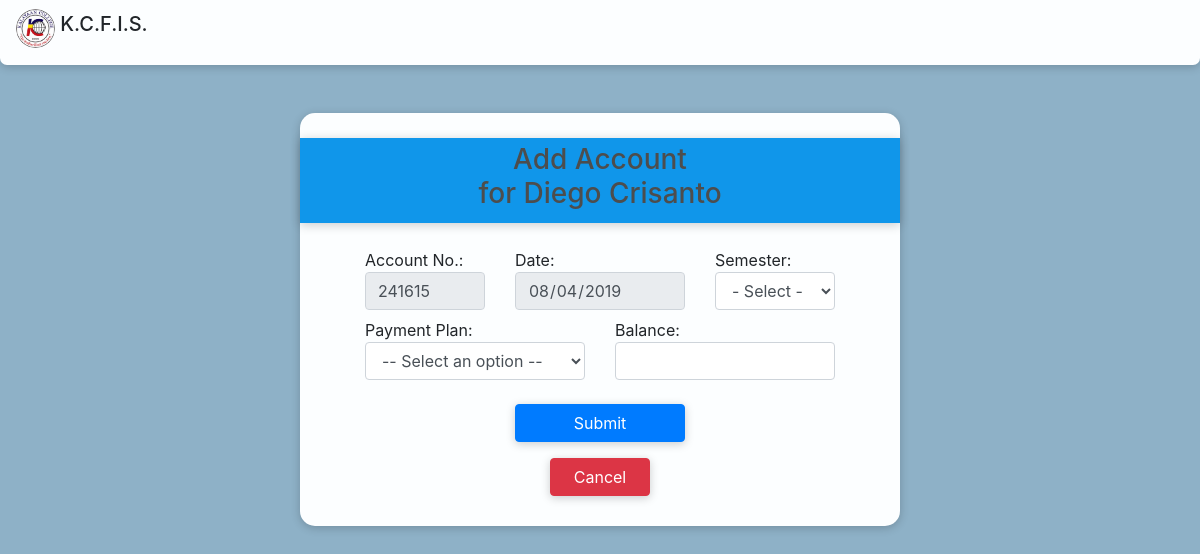
The app's page /add_student_acct.php?studid=8, older data.
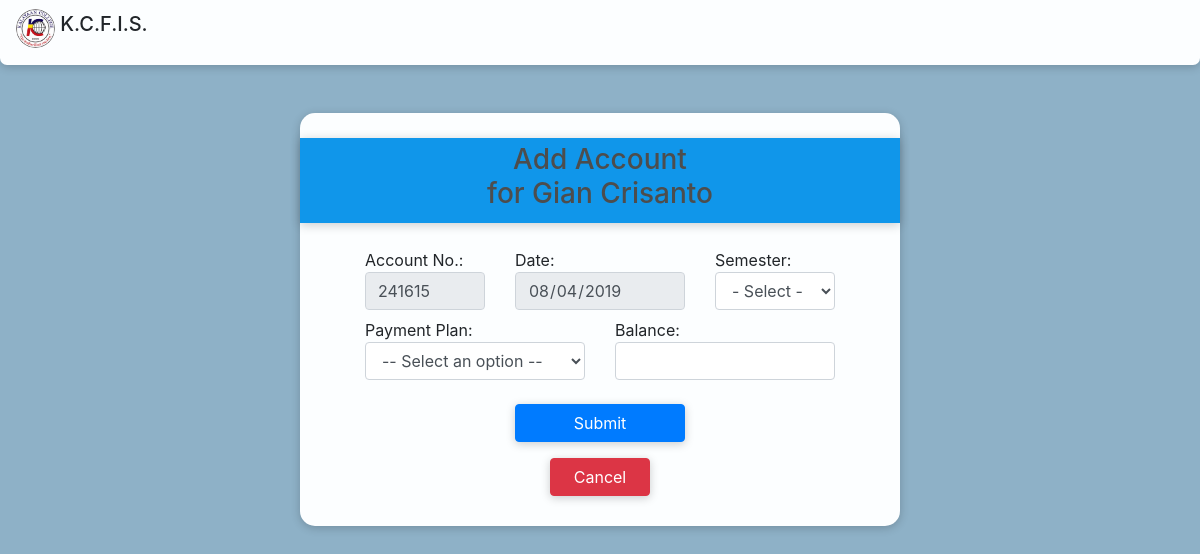
The same page, newer data.
### tables this page shows
CREATE TABLE `studentinfotab` (
  `studID` int(11) NOT NULL AUTO_INCREMENT,
  `studentno` text NOT NULL,
  `lname` text NOT NULL,
  `fname` text NOT NULL,
  `mname` text NOT NULL,
  `contactno` text NOT NULL,
  `address` longtext NOT NULL,
  PRIMARY KEY (`studID`)
);

### add_student_acct.php (the view, shortened to what this page needs)
<?php
  require_once "template.php";
  $studID = $_GET['studid'];
  require 'includes/db.inc.php';
  $sql = "SELECT *
          FROM studentinfotab
          WHERE studID = ?";
  $stmt = $conn->prepare($sql);
  $stmt->bind_param("i", $studID);
  $stmt->execute();
  $result = $stmt->get_result();
  while($row = $result->fetch_assoc()){
    $studID = $row['studID'];
    $lname = $row['lname'];
    $fname = $row['fname'];
  }
  $unique=0;
  while($unique==0){
    $count = 0;
    $acctno = rand(100000, 999999);
    if($count < 1){
      $unique = 1;
    }
  }
?>
    <div class="container form-box-md">
      <div class="row form-group form-title">
        <div class="col-sm-12 text-center h3">
          <div>
            Add Account <br />
            for <?php echo $fname." ".$lname ?>
          </div>
        </div>
      </div>
      <form method="post" action="includes/add_student_acct.inc.php?studid=<?php echo $studID ?>">
        <div class="row">
          <label class="col-sm-3 offset-sm-1">Account No.:
            <input readonly value="<?php echo empty($acctno) ? "" : $acctno; ?>" type="text" class="form-control col-sm-12" id="acctno" name="acctno">
          </label>
          <label class="col-sm-4">Date:
            <input readonly value="<?php echo date("Y-m-d"); ?>" type="date" class="form-control col-sm-12" id="dateUpdated" name="dateUpdated">
          </label>
          <label class="col-sm-3">Semester:
            <select class="form-control" name="semester">
              <option value="" disabled="true" selected="selected"> - Select - </option>
            </select>
          </label>
        </div>
        <div class="row">
          <label class="col-sm-5 offset-sm-1">Payment Plan:
            <select class="form-control" name="paymentPlan">
              <option value="" disabled="true" selected="selected"> -- Select an option -- </option>
            </select>
          </label>
          <label class="col-sm-5">Balance:
            <input type="number" class="form-control col-sm-12" id="remainingBalance" name="remainingBalance">
          </label>
        </div>
        <div class="row pt-sm-3">
          <div class="col-sm-4 offset-sm-4">
            <input type="submit" value="Submit" name="student_acct_submit" class="btn btn-primary btn-block"/>
          </div>
        </div>
        <div class="row pt-sm-3">
          <a href='student_acct_list.php?studid=<?php echo $studID?>' class="col-sm-2 offset-sm-5 btn btn-danger btn-block">
            Cancel
          </a>
        </div>
      </form>
    </div>

Row changes from the older to the newer data that the page shows:
changed studentinfotab "Crisanto": fname "Diego" → "Gian"
